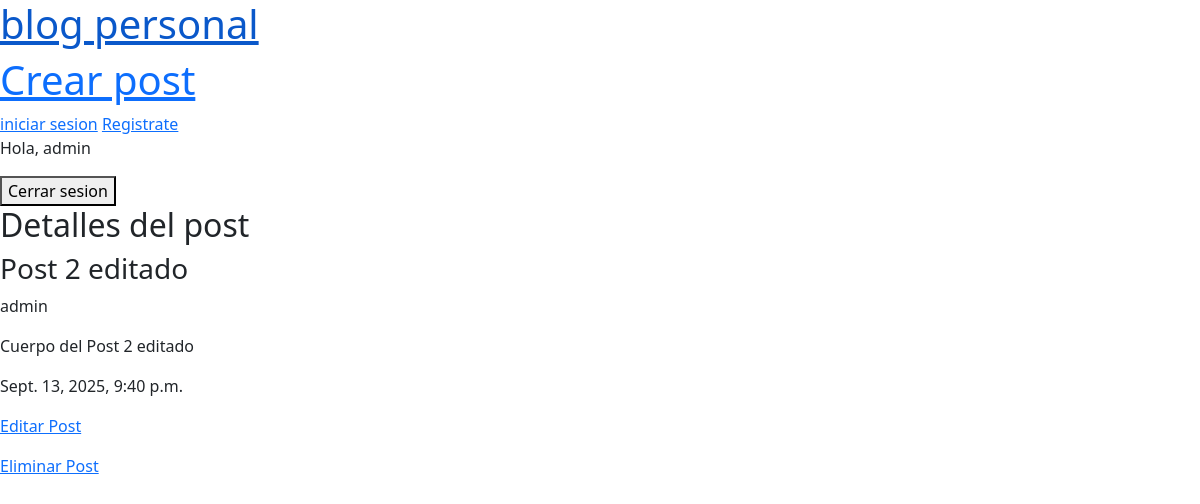
Page /post/2/ (signed in) on the committed database.
### blogs/models.py (models this page shows, shortened)
class Post(models.Model):
    title = models.CharField(max_length=200)
    body = models.TextField()
    created_at = models.DateTimeField(auto_now_add=True)
    updated_at = models.DateTimeField(auto_now=True)
    author = models.ForeignKey("auth.User", on_delete=models.CASCADE)

### blogs/views.py (the view)
# urls.py: path("post/<int:pk>/", PostDetailView.as_view(), name="post-detail"),
class PostDetailView(LoginRequiredMixin, DetailView):
    model = Post
    template_name = "post_detail.html"

### templates/post_detail.html
{% extends '_base.html' %}
{% block content %}
    <h2>Detalles del post</h2>
    <h3>{{ post.title  }}</h3>
    <p>{{ post.author }}</p>
    <p>{{ post.body }}</p>
    <p>{{ post.created_at }}</p>
{% if post.author.pk == request.user.pk %}
<a href="{% url 'post-edit' post.id %}"><p>Editar Post</p></a>
<a href="{% url 'post-delete' post.id %}"><p>Eliminar Post</p></a>
{% endif %}
{% endblock content %}

### templates/_base.html (shortened to what this page needs)
{% load static %}
<!DOCTYPE html>
<html lang="en">
<head>
    <link rel="stylesheet" href="{% static 'base.css' %}">
    <link href="https://cdn.jsdelivr.net/npm/bootstrap@5.3.8/dist/css/bootstrap.min.css" rel="stylesheet">
</head>
<body>
    <a href="{% url 'post_list' %}"><h1>blog personal</h1></a>
    <a href="{% url 'post-new' %}"><h1>Crear post</h1></a>
    <a href="{% url 'login' %}">iniciar sesion</a>
    <a href="{% url 'signup' %}">Registrate</a>
    {% if user.is_authenticated %}
        <p>Hola, {{ user.username }}
        <form action="{% url 'logout' %}" method="post">
            <button type="submit">Cerrar sesion</button>
        </form>
        {% endif %}
    {% block content %}
    {% endblock content %}
</body>
</html>

### static/base.css (style rules this page uses)
h1 { color: green; }

### rows in the picture
Post: title "Post 2 editado", author "admin", body "Cuerpo del Post 2 editado", created_at "Sept. 13, 2025, 9:40 p.m."

### other values in the picture
{{ user.username }} "admin"
